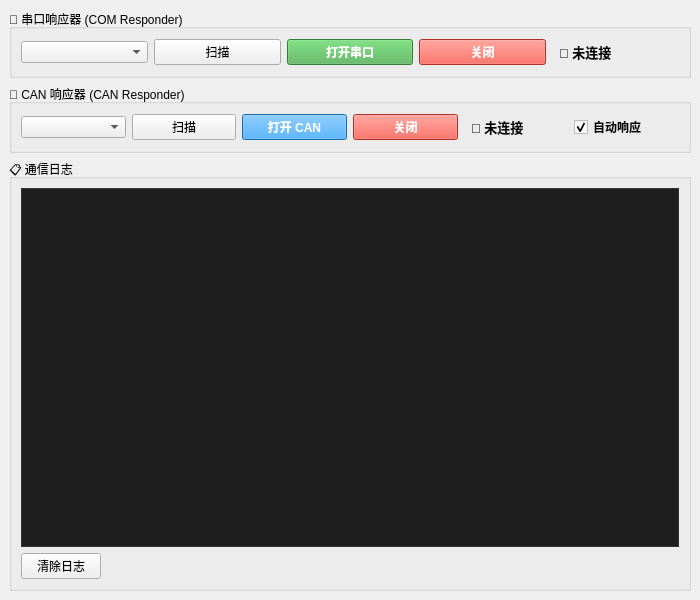
<?xml version="1.0" encoding="UTF-8"?>
<ui version="4.0">
 <class>MainWindow</class>
 <widget class="QMainWindow" name="MainWindow">
  <property name="geometry">
   <rect>
    <x>0</x>
    <y>0</y>
    <width>700</width>
    <height>600</height>
   </rect>
  </property>
  <property name="windowTitle">
   <string>COM &amp; CAN Responder</string>
  </property>
  <widget class="QWidget" name="centralwidget">
   <layout class="QVBoxLayout" name="verticalLayout_4">
    <!-- ============ 串口区域 ============ -->
    <item>
     <widget class="QGroupBox" name="groupBoxCom">
      <property name="title">
       <string>🔌 串口响应器 (COM Responder)</string>
      </property>
      <layout class="QHBoxLayout" name="horizontalLayout_2">
       <item>
        <widget class="QComboBox" name="comSelector"/>
       </item>
       <item>
        <widget class="QPushButton" name="btnScanCom">
         <property name="text">
          <string>扫描</string>
         </property>
         <property name="fixedWidth">
          <number>60</number>
         </property>
        </widget>
       </item>
       <item>
        <widget class="QPushButton" name="btnOpenCom">
         <property name="text">
          <string>打开串口</string>
         </property>
         <property name="styleSheet">
          <string>QPushButton { background-color: #4CAF50; color: white; font-weight: bold; }</string>
         </property>
        </widget>
       </item>
       <item>
        <widget class="QPushButton" name="btnCloseCom">
         <property name="text">
          <string>关闭</string>
         </property>
         <property name="styleSheet">
          <string>QPushButton { background-color: #f44336; color: white; font-weight: bold; }</string>
         </property>
        </widget>
       </item>
       <item>
        <widget class="QLabel" name="comStatusLabel">
         <property name="text">
          <string>🔴 未连接</string>
         </property>
         <property name="styleSheet">
          <string>font-weight: bold; font-size: 13px; padding: 4px;</string>
         </property>
        </widget>
       </item>
      </layout>
     </widget>
    </item>
    <!-- ============ CAN 区域 ============ -->
    <item>
     <widget class="QGroupBox" name="groupBoxCan">
      <property name="title">
       <string>🚌 CAN 响应器 (CAN Responder)</string>
      </property>
      <layout class="QHBoxLayout" name="horizontalLayout_3">
       <item>
        <widget class="QComboBox" name="canInterfaceSelector"/>
       </item>
       <item>
        <widget class="QPushButton" name="btnScanCan">
         <property name="text">
          <string>扫描</string>
         </property>
         <property name="fixedWidth">
          <number>60</number>
         </property>
        </widget>
       </item>
       <item>
        <widget class="QPushButton" name="btnOpenCan">
         <property name="text">
          <string>打开 CAN</string>
         </property>
         <property name="styleSheet">
          <string>QPushButton { background-color: #2196F3; color: white; font-weight: bold; }</string>
         </property>
        </widget>
       </item>
       <item>
        <widget class="QPushButton" name="btnCloseCan">
         <property name="text">
          <string>关闭</string>
         </property>
         <property name="styleSheet">
          <string>QPushButton { background-color: #f44336; color: white; font-weight: bold; }</string>
         </property>
        </widget>
       </item>
       <item>
        <widget class="QLabel" name="canStatusLabel">
         <property name="text">
          <string>🔴 未连接</string>
         </property>
         <property name="styleSheet">
          <string>font-weight: bold; font-size: 13px; padding: 4px;</string>
         </property>
        </widget>
       </item>
       <item>
        <widget class="QCheckBox" name="checkBoxAutoRespond">
         <property name="text">
          <string>自动响应</string>
         </property>
         <property name="checked">
          <bool>true</bool>
         </property>
         <property name="styleSheet">
          <string>font-weight: bold;</string>
         </property>
        </widget>
       </item>
      </layout>
     </widget>
    </item>
    <!-- ============ 日志区域 ============ -->
    <item>
     <widget class="QGroupBox" name="groupBoxLog">
      <property name="title">
       <string>📋 通信日志</string>
      </property>
      <layout class="QVBoxLayout" name="verticalLayout_3">
       <item>
        <widget class="QListWidget" name="logList">
         <property name="styleSheet">
          <string>
           QListWidget {
               background-color: #1e1e1e;
               color: #d4d4d4;
               font-family: "Consolas", "Courier New", monospace;
               font-size: 12px;
               border: 1px solid #333;
           }
           QListWidget::item {
               padding: 2px 4px;
               border-bottom: 1px solid #2a2a2a;
           }
          </string>
         </property>
        </widget>
       </item>
       <item>
        <layout class="QHBoxLayout" name="horizontalLayout">
         <item>
          <widget class="QPushButton" name="btnClearLog">
           <property name="text">
            <string>清除日志</string>
           </property>
          </widget>
         </item>
         <item>
          <spacer name="horizontalSpacer">
           <property name="orientation">
            <enum>Qt::Horizontal</enum>
           </property>
           <property name="sizeHint" stdset="0">
            <size>
             <width>40</width>
             <height>20</height>
            </size>
           </property>
          </spacer>
         </item>
        </layout>
       </item>
      </layout>
     </widget>
    </item>
   </layout>
  </widget>
 </widget>
 <resources/>
 <connections/>
</ui>
